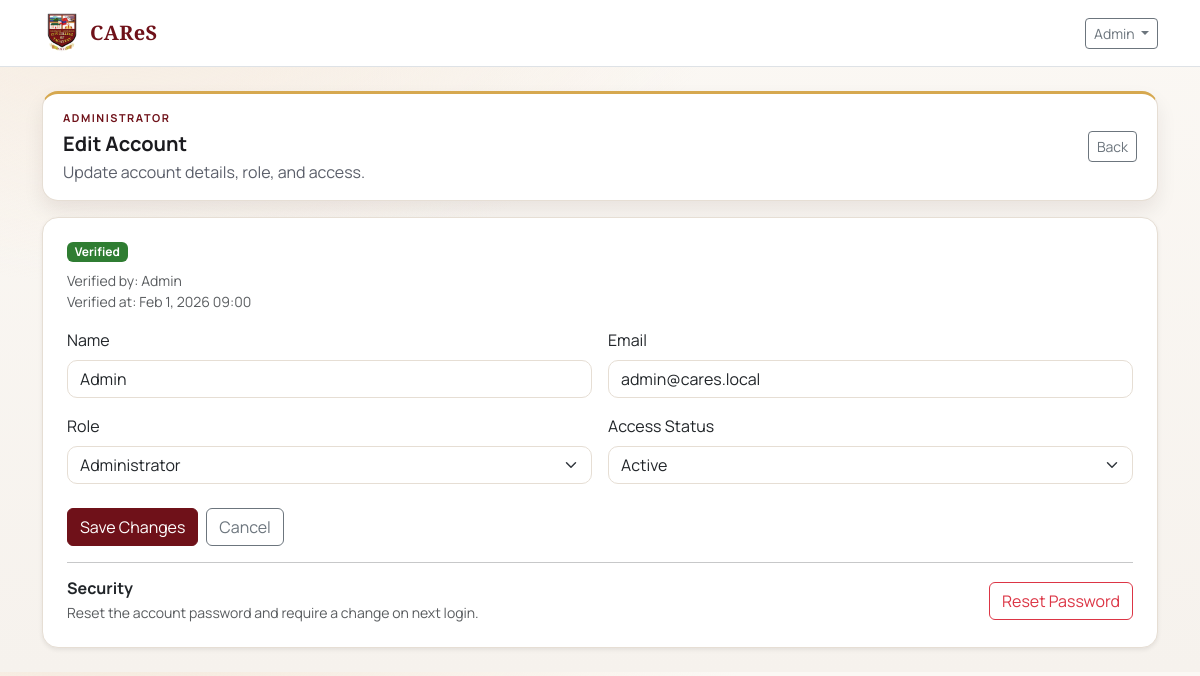
The app's page /administrator/accounts/edit?id=1 (signed in) with its own data.
### tables this page shows
CREATE TABLE users (
    id INT UNSIGNED AUTO_INCREMENT PRIMARY KEY,
    name VARCHAR(150) NOT NULL,
    email VARCHAR(150) NOT NULL UNIQUE,
    password VARCHAR(255) NOT NULL,
    role ENUM('administrator', 'admission') NOT NULL DEFAULT 'admission',
    account_status ENUM('pending', 'verified', 'rejected') NOT NULL DEFAULT 'verified',
    email_verified_at DATETIME NULL,
    verified_by INT UNSIGNED NULL,
    verified_at DATETIME NULL,
    rejected_by INT UNSIGNED NULL,
    rejected_at DATETIME NULL,
    rejection_reason VARCHAR(255) NULL,
    is_active TINYINT(1) NOT NULL DEFAULT 1,
    force_password_change TINYINT(1) NOT NULL DEFAULT 0,
    failed_login_attempts INT UNSIGNED NOT NULL DEFAULT 0,
    locked_until DATETIME NULL,
    is_deleted TINYINT(1) NOT NULL DEFAULT 0,
    created_by INT UNSIGNED NULL,
    updated_by INT UNSIGNED NULL,
    deleted_by INT UNSIGNED NULL,
    created_at TIMESTAMP NOT NULL DEFAULT CURRENT_TIMESTAMP,
    updated_at TIMESTAMP NULL DEFAULT NULL ON UPDATE CURRENT_TIMESTAMP,
    deleted_at DATETIME NULL,
    INDEX idx_users_role (role),
    INDEX idx_users_status (account_status),
    INDEX idx_users_active (is_active),
    INDEX idx_users_deleted (is_deleted)
);

### core/View.php (called while the page is built, shortened)
<?php
final class View
{
    public static function render(string $viewPath, array $data = []): void
    {
        require __DIR__ . '/../app/Views/layouts/main.php';
    }
}

### app/Controllers/AccountsController.php (called while the page is built, shortened)
<?php
final class AccountsController
{
    public static function edit(): void
    {
        $id = (int)($_GET['id'] ?? 0);
        $sql = "SELECT u.id,
                       u.name,
                       u.email,
                       u.role,
                       u.account_status,
                       u.rejection_reason,
                       u.is_active,
                       u.verified_at,
                       u.rejected_at,
                       v.name AS verified_by_name,
                       r.name AS rejected_by_name
                FROM users u
                LEFT JOIN users v ON v.id = u.verified_by
                LEFT JOIN users r ON r.id = u.rejected_by
                WHERE u.id = :id AND u.is_deleted = 0
                LIMIT 1";
        $st = Database::pdo()->prepare($sql);
        $st->execute([':id' => $id]);
        $user = $st->fetch();
        View::render('admin/accounts/edit', [
            'title' => 'Edit Account',
            'error' => null,
            'user' => $user,
        ]);
    }
}

### public/index.php (called while the page is built, shortened)
<?php
$router = new Router();
$uri = parse_url($_SERVER['REQUEST_URI'] ?? '/', PHP_URL_PATH) ?: '/';
$path = str_starts_with($uri, BASE_PATH) ? substr($uri, strlen(BASE_PATH)) : $uri;
$path = $path === '' ? '/' : $path;
$method = $_SERVER['REQUEST_METHOD'] ?? 'GET';
$router->get('/', fn() => redirect('/login'));
$router->get('/login', [AuthController::class, 'showLogin']);
$router->post('/login', [AuthController::class, 'login']);
$router->get('/logout', [AuthController::class, 'logout']);
$router->get('/register', [AuthController::class, 'showRegister']);
$router->post('/register', [AuthController::class, 'register']);
$router->get('/verify-email', [AuthController::class, 'showVerifyEmail']);
$router->post('/verify-email', [AuthController::class, 'verifyEmail']);
$router->post('/verify-email/resend', [AuthController::class, 'resendVerifyEmail']);
$router->get('/force-password-change', [AuthController::class, 'showForcePasswordChange']);
$router->post('/force-password-change', [AuthController::class, 'forcePasswordChange']);
$router->get('/forgot-password', [AuthController::class, 'showForgotPassword']);
$router->post('/forgot-password', [AuthController::class, 'forgotPassword']);
$router->get('/reset-password', [AuthController::class, 'showResetPassword']);
$router->post('/reset-password', [AuthController::class, 'resetPassword']);
$router->get('/admin', fn() => redirect('/administrator'));
$router->get('/guidance', fn() => redirect('/admission'));
$router->get('/administrator', [AdminController::class, 'dashboard']);
$router->get('/administrator/accounts', function () {
    RoleMiddleware::requireRole('administrator');
    AccountsController::index();
});
$router->get('/administrator/accounts/create', function () {
    RoleMiddleware::requireRole('administrator');
    AccountsController::create();
});
$router->post('/administrator/accounts/create', function () {
    RoleMiddleware::requireRole('administrator');
    AccountsController::store();
});
$router->get('/administrator/accounts/edit', function () {
    RoleMiddleware::requireRole('administrator');
    AccountsController::edit();
});
$router->post('/administrator/accounts/edit', function () {
    RoleMiddleware::requireRole('administrator');
    AccountsController::update();
});
$router->post('/administrator/accounts/toggle', function () {
    RoleMiddleware::requireRole('administrator');
    AccountsController::toggleActive();
});
$router->post('/administrator/accounts/reset-password', function () {
    RoleMiddleware::requireRole('administrator');
    AccountsController::resetPassword();
});
$router->post('/administrator/accounts/verify', function () {
    RoleMiddleware::requireRole('administrator');
    AccountsController::verify();
});
$router->post('/administrator/accounts/reject', function () {
    RoleMiddleware::requireRole('administrator');
    AccountsController::reject();
});
$router->get('/administrator/matrix', [AdminController::class, 'matrix']);
$router->post('/administrator/matrix', [AdminController::class, 'saveMatrix']);
$router->get('/administrator/scores', [AdminController::class, 'scores']);
$router->get('/administrator/scores/view', [AdminController::class, 'viewScores']);
$router->get('/administrator/results', [AdminController::class, 'results']);
$router->get('/administrator/logs', [AdminController::class, 'logs']);
$router->get('/administrator/reports', [AdminController::class, 'reports']);
$router->get('/administrator/profile', [AdminController::class, 'profile']);
$router->post('/administrator/profile', [AdminController::class, 'updateProfile']);
$router->post('/administrator/profile/password', [AdminController::class, 'updatePassword']);
$router->get('/administrator/students', function () {
    RoleMiddleware::requireRole('administrator');
    AccountsController::students();
});
$router->get('/administrator/students/create', function () {
    RoleMiddleware::requireRole('administrator');
    AccountsController::createStudent();
});
$router->post('/administrator/students/create', function () {
    RoleMiddleware::requireRole('administrator');
    AccountsController::storeStudent();
});
$router->get('/administrator/students/edit', function () {
    RoleMiddleware::requireRole('administrator');
    AccountsController::editStudent();
});
$router->post('/administrator/students/edit', function () {
    RoleMiddleware::requireRole('administrator');
    AccountsController::updateStudent();
});
$router->get('/admission', [AdmissionController::class, 'dashboard']);
$router->get('/admission/encode', [AdmissionController::class, 'encode']);
$router->get('/admission/encode/edit', [AdmissionController::class, 'editScores']);
$router->post('/admission/encode/edit', [AdmissionController::class, 'saveScores']);
$router->get('/admission/results', [AdmissionController::class, 'results']);
$router->get('/admission/results/view', [AdmissionController::class, 'viewScores']);
$router->get('/admission/reports', [AdmissionController::class, 'reports']);
$router->get('/admission/logs', [AdmissionController::class, 'logs']);
$router->get('/admission/storage', [AdmissionController::class, 'storage']);
$router->get('/admission/storage/edit', [AdmissionController::class, 'editStoredScores']);
$router->get('/admission/students', [AdmissionController::class, 'students']);
$router->get('/admission/students/create', [AdmissionController::class, 'createStudent']);
$router->post('/admission/students/create', [AdmissionController::class, 'storeStudent']);
$router->get('/admission/students/edit', [AdmissionController::class, 'editStudent']);
$router->post('/admission/students/edit', [AdmissionController::class, 'updateStudent']);
$router->dispatch($method, $path);

### core/Router.php (called while the page is built, shortened)
<?php
final class Router
{
    private array $routes = ['GET' => [], 'POST' => []];
    public function get(string $path, callable $handler): void
    {
        $this->routes['GET'][$path] = $handler;
    }
    public function post(string $path, callable $handler): void
    {
        $this->routes['POST'][$path] = $handler;
    }
    public function dispatch(string $method, string $path): void
    {
        $handler = $this->routes[$method][$path] ?? null;
        $handler();
    }
}

### core/Helpers.php (called while the page is built, shortened)
<?php
function e(string $value): string
{
    return htmlspecialchars($value, ENT_QUOTES, 'UTF-8');
}

### core/Database.php (called while the page is built, shortened)
<?php
final class Database
{
    private static ?PDO $pdo = null;
    public static function pdo(): PDO
    {
        $dsn = sprintf(
            'mysql:host=%s;dbname=%s;charset=%s',
            DB_HOST,
            DB_NAME,
            DB_CHARSET
        );
        $options = [
            PDO::ATTR_ERRMODE            => PDO::ERRMODE_EXCEPTION,
            PDO::ATTR_DEFAULT_FETCH_MODE => PDO::FETCH_ASSOC,
            PDO::ATTR_EMULATE_PREPARES   => false,
        ];
        try {
            self::$pdo = new PDO($dsn, DB_USER, DB_PASS, $options);
            self::$pdo->exec("SET time_zone = '+08:00'");
            return self::$pdo;
        } catch (PDOException $e) {
            if (APP_DEBUG) {
                exit('DB Error: ' . e($e->getMessage()));
            }
            exit('Database connection failed.');
        }
    }
}

### app/Views/admin/accounts/edit.php (the view, shortened to what this page needs)
<div class="page-header mb-3">
  <div>
    <div class="page-kicker">Administrator</div>
    <h5 class="fw-bold mb-1">Edit Account</h5>
    <p class="page-subtitle">Update account details, role, and access.</p>
  </div>
  <div class="page-actions">
    <a class="btn btn-outline-secondary btn-sm" href="<?= e(BASE_PATH) ?>/administrator/accounts">Back</a>
  </div>
</div>
<div class="card shadow-sm content-card">
  <div class="card-body">
    <form method="post" action="<?= e(BASE_PATH) ?>/administrator/accounts/edit">
      <div class="row g-3">
        <div class="col-12">
          <?php $status = (string)($user['account_status'] ?? 'verified'); ?>
          <div class="d-flex flex-wrap align-items-center gap-2">
            <span class="badge <?= $status === 'verified' ? 'text-bg-success' : ($status === 'rejected' ? 'text-bg-danger' : 'text-bg-warning') ?>">
              <?= e(ucfirst($status)) ?>
            </span>
          </div>
          <?php if ($status === 'verified'): ?>
            <div class="mt-2 text-muted small">
              <div>Verified by: <?= e((string)($user['verified_by_name'] ?? '-')) ?></div>
              <div>Verified at: <?= e(!empty($user['verified_at']) ? date('M j, Y H:i', strtotime((string)$user['verified_at'])) : '-') ?></div>
            </div>
          <?php endif; ?>
        </div>
        <div class="col-12 col-md-6">
          <label class="form-label">Name</label>
          <input
            class="form-control"
            type="text"
            name="name"
            required
            value="<?= e((string)($user['name'] ?? '')) ?>"
            autocomplete="name">
        </div>
        <div class="col-12 col-md-6">
          <label class="form-label">Email</label>
          <input
            class="form-control"
            type="email"
            name="email"
            required
            value="<?= e((string)($user['email'] ?? '')) ?>"
            autocomplete="email">
        </div>
        <div class="col-12 col-md-6">
          <label class="form-label">Role</label>
          <?php $role = (string)($user['role'] ?? 'admission'); ?>
          <select class="form-select" name="role" required>
            <option value="administrator" <?= $role === 'administrator' ? 'selected' : '' ?>>Administrator</option>
          </select>
        </div>
        <div class="col-12 col-md-6">
          <label class="form-label">Access Status</label>
          <?php $isActive = (int)($user['is_active'] ?? 1); ?>
          <select class="form-select" name="is_active" required>
            <option value="1" <?= $isActive === 1 ? 'selected' : '' ?>>Active</option>
          </select>
        </div>
      </div>
      <div class="d-flex flex-wrap gap-2 mt-4">
        <button class="btn btn-primary" type="submit">Save Changes</button>
        <a class="btn btn-outline-secondary" href="<?= e(BASE_PATH) ?>/administrator/accounts">Cancel</a>
      </div>
    </form>
    <hr>
    <div class="d-flex flex-wrap align-items-center justify-content-between gap-2">
      <div>
        <h6 class="fw-bold mb-1">Security</h6>
        <p class="text-muted small mb-0">Reset the account password and require a change on next login.</p>
      </div>
      <form method="post" action="<?= e(BASE_PATH) ?>/administrator/accounts/reset-password">
        <button class="btn btn-outline-danger" type="submit">Reset Password</button>
      </form>
    </div>
  </div>
</div>

### public/assets/app.css (style rules this page uses)
:root { --cares-maroon: #6f1119; --cares-maroon-700: #5a0e15; --cares-gold: #d6a84f; --cares-gold-200: #f6e7c2; --cares-teal: #1f6b73; --cares-emerald: #2f7d32; --cares-bg: #f6f2ed; --cares-ink: #1b1b1f; --cares-muted: #5b5f6a; --cares-border: #e6ded4; --cares-card: #ffffff; --cares-shadow: 0 18px 36px rgba(35, 18, 8, 0.12); }
body.app-body { font-family: "Manrope", "Segoe UI", system-ui, -apple-system, sans-serif; background: radial-gradient(900px 500px at 10% -10%, #f5e9dc 0%, transparent 70%), linear-gradient(180deg, #fbf8f4 0%, #f6f2ed 100%); color: var(--cares-ink); }
p { color: var(--cares-muted); }
a { color: var(--cares-teal); }
.page-header { display: flex; flex-wrap: wrap; align-items: center; justify-content: space-between; gap: 0.75rem; padding: 1rem 1.25rem; border-radius: 16px; border: 1px solid var(--cares-border); border-top: 3px solid var(--cares-gold); background: #ffffff; box-shadow: 0 10px 20px rgba(35, 18, 8, 0.08); }
.page-kicker { text-transform: uppercase; letter-spacing: 0.14em; font-size: 0.68rem; font-weight: 700; color: var(--cares-maroon); margin-bottom: 0.35rem; }
.page-subtitle { color: var(--cares-muted); margin-bottom: 0; }
.page-actions { display: flex; flex-wrap: wrap; gap: 0.5rem; align-items: center; }
.card { border: 1px solid var(--cares-border); border-radius: 16px; box-shadow: 0 10px 20px rgba(35, 18, 8, 0.08); }
.card .card-body { padding: 1.5rem; }
.content-card { border: 1px solid var(--cares-border); border-radius: 16px; box-shadow: 0 10px 20px rgba(35, 18, 8, 0.08); }
.btn-primary { background-color: var(--cares-maroon); border-color: var(--cares-maroon); }
.badge.text-bg-success { background-color: var(--cares-emerald) !important; }
.form-control, .form-select { border-radius: 10px; border-color: var(--cares-border); }

### records on screen
users: account_status "Verified", name "Admin", verified_at "Feb 1, 2026 09:00", email "admin@cares.local", role "Administrator", is_active "Active"

### other values on screen
APP_NAME "CAReS"
$_SESSION['name'] "Admin"
